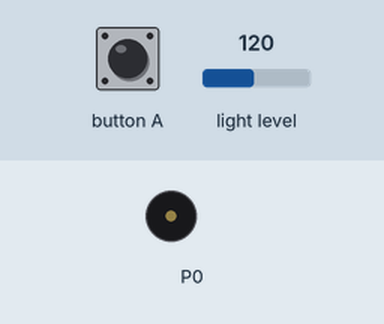
Simulated run of this program. Board: BBC micro:bit (MakeCode). Parts: buzzer (waves = sounding). Inputs (shaded band) come from the test bench; at power-on: light level 120. What the program prints to the serial console is not drawn.

Above: at 1.2 s.
1.3 s: button A pressed for 0.15 s
At 1.8 s:
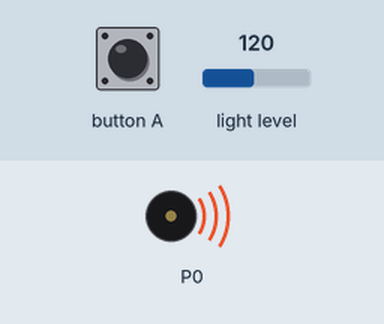
4.4 s: light level set to 5
5.9 s: light level set to 64
Timing chart, 0 to 8.9 s (numbered marks = the images above; inputs shaded):
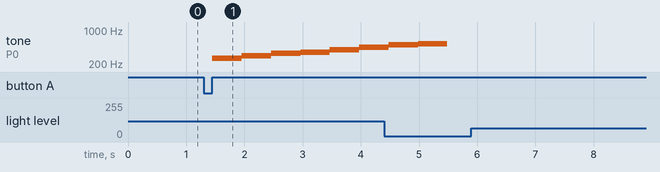

The program:

main.ts
```typescript
input.onButtonPressed(Button.A, function () {
    music.play(music.stringPlayable("C D E F G A B C5 ", 120), music.PlaybackMode.UntilDone)
})
serial.redirectToUSB()
basic.forever(function () {
    serial.writeNumber(input.lightLevel())
    serial.writeLine("")
})
```

test.ts
```typescript
// test ender her, dette bliver ikke kompileret, når denne pakke bruges som en udvidelse.
```

Measured:
- after the input at 1.3 s, tone on P0: plays 262 Hz for 0.51 s, 294 Hz for 0.51 s, 330 Hz for 0.51 s, 349 Hz for 0.51 s, 392 Hz for 0.51 s, 440 Hz for 0.42 s, starting after 0.15 s
- after the input at 5.9 s, every drawn part: stays the same
